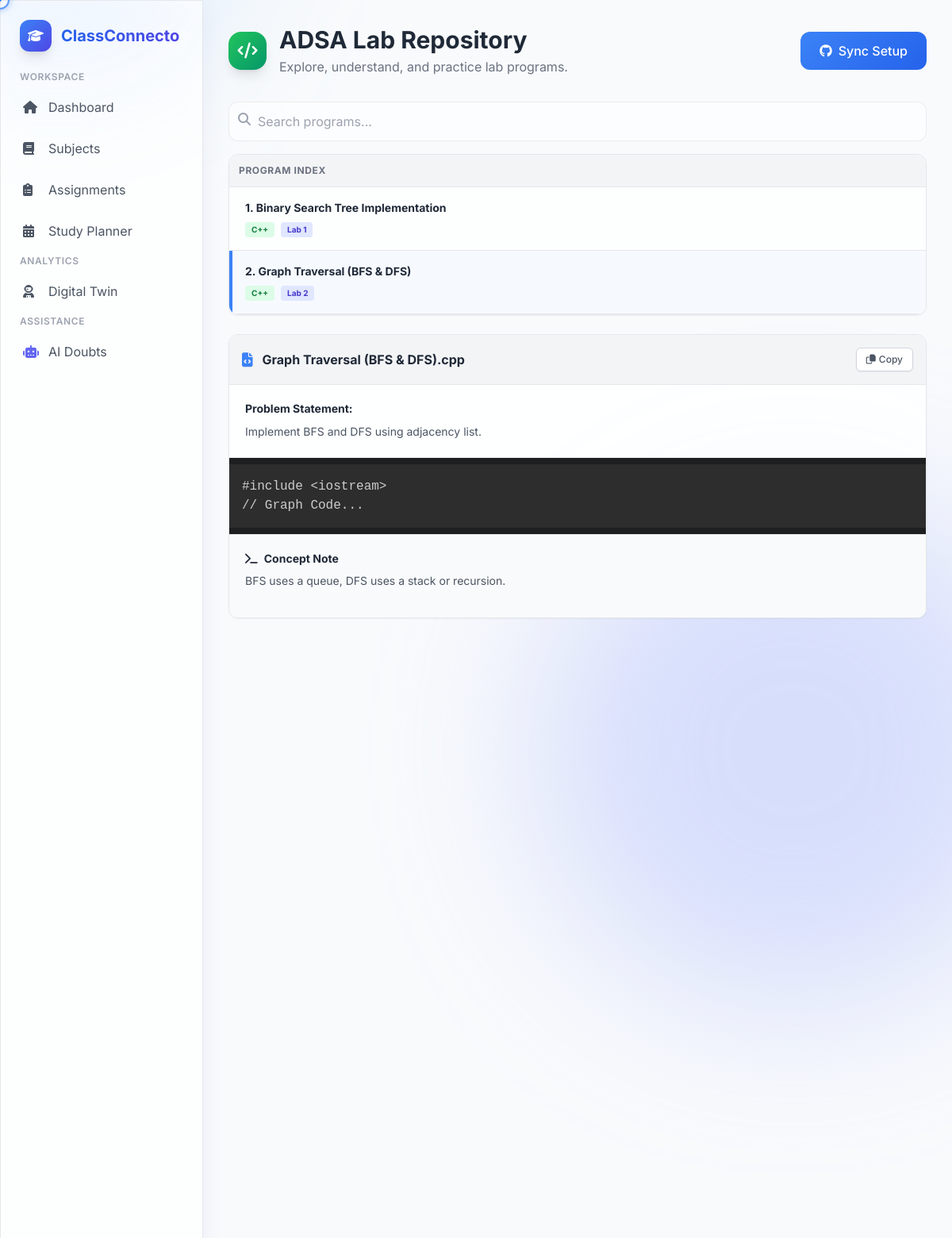
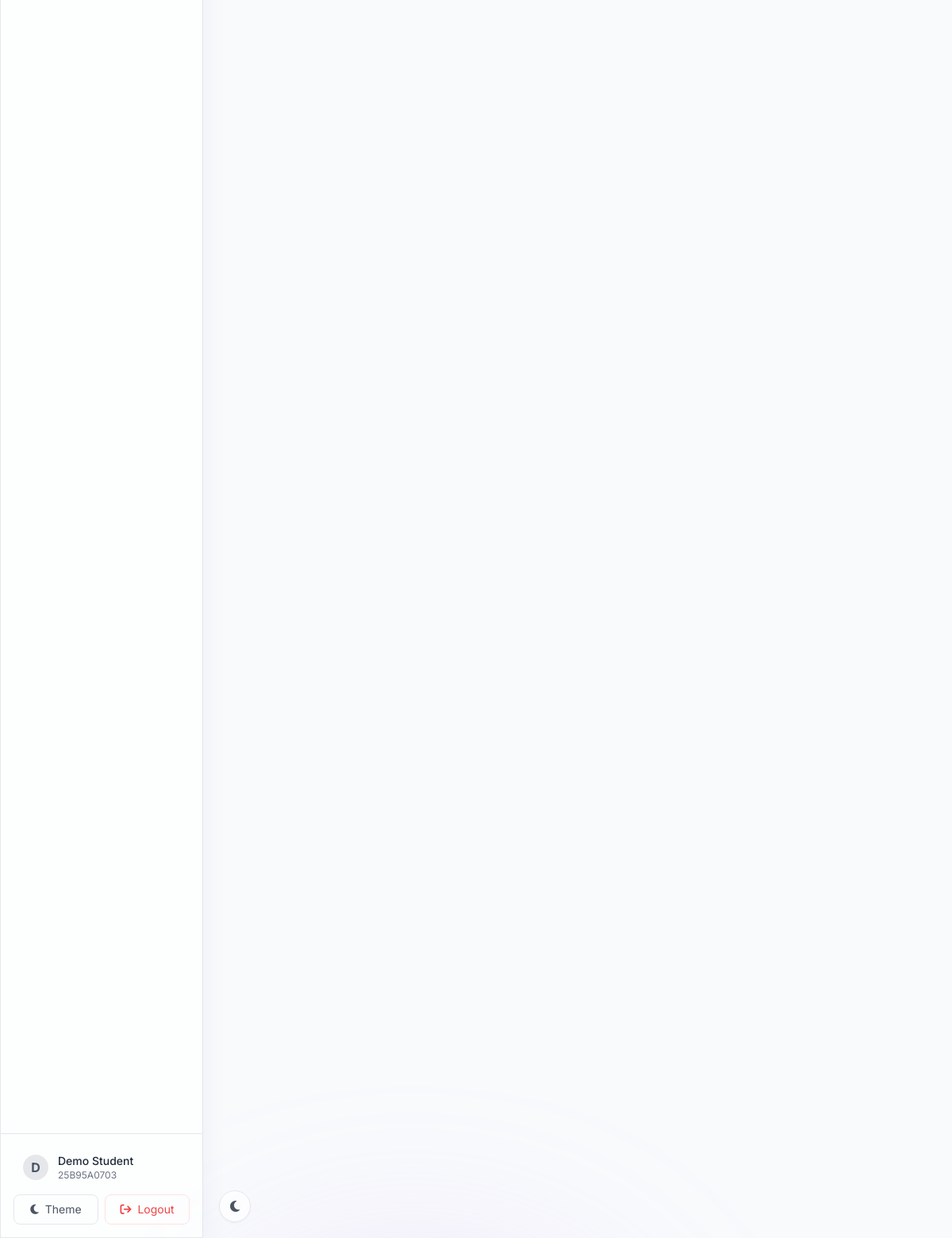
Page /lab.php?id=ADSAL&pid=2 (signed in) on the committed database (2 pictures, top to bottom).
### tables this page shows
CREATE TABLE `subjects` (
  `id` int(11) NOT NULL AUTO_INCREMENT,
  `name` varchar(100) NOT NULL,
  `code` varchar(20) NOT NULL,
  `type` enum('theory','lab') DEFAULT 'theory',
  `theory_subject_id` int(11) DEFAULT NULL,
  `created_at` timestamp NOT NULL DEFAULT current_timestamp(),
  PRIMARY KEY (`id`),
  KEY `theory_subject_id` (`theory_subject_id`),
  CONSTRAINT `subjects_ibfk_1` FOREIGN KEY (`theory_subject_id`) REFERENCES `subjects` (`id`) ON DELETE SET NULL
);

CREATE TABLE `programs` (
  `id` int(11) NOT NULL AUTO_INCREMENT,
  `subject_id` int(11) NOT NULL,
  `title` varchar(200) NOT NULL,
  `problem_statement` text DEFAULT NULL,
  `source_code` text NOT NULL,
  `explanation` text DEFAULT NULL,
  `output_screenshot_path` varchar(255) DEFAULT NULL,
  `created_at` timestamp NOT NULL DEFAULT current_timestamp(),
  PRIMARY KEY (`id`),
  KEY `subject_id` (`subject_id`),
  CONSTRAINT `programs_ibfk_1` FOREIGN KEY (`subject_id`) REFERENCES `subjects` (`id`) ON DELETE CASCADE
);

### lab.php (the view, shortened to what this page needs)
<?php
require_once 'db/connection.php';
$lab_code = $_GET['id'] ?? 'ADSAL';
$stmt = $pdo->prepare("SELECT * FROM subjects WHERE code = :code LIMIT 1");
$stmt->execute(['code' => $lab_code]);
$lab = $stmt->fetch();
$lab_id = $lab['id'];
$lab_name = $lab['name'];
$stmt = $pdo->prepare("SELECT * FROM programs WHERE subject_id = :sid ORDER BY id ASC");
$stmt->execute(['sid' => $lab_id]);
$programs = $stmt->fetchAll();
$active_pid = $_GET['pid'] ?? (!empty($programs) ? $programs[0]['id'] : null);
$active_program = null;
if($active_pid) {
    foreach($programs as $p) {
        if($p['id'] == $active_pid) {
            $active_program = $p;
            break;
        }
    }
}
?>
<!DOCTYPE html>
<html lang="en">
<head>
    <script src="https://cdn.tailwindcss.com"></script>
    <link rel="stylesheet" href="assets/css/style.css">
    <link rel="stylesheet" href="https://cdnjs.cloudflare.com/ajax/libs/font-awesome/6.4.0/css/all.min.css">
    <link href="https://cdnjs.cloudflare.com/ajax/libs/prism/1.29.0/themes/prism-tomorrow.min.css" rel="stylesheet" />
</head>
<body class="flex transition-colors duration-300">
    <?php include 'components/background.php'; ?>
    <?php include 'components/sidebar.php'; ?>
    <main class="ml-64 flex-1 h-screen overflow-y-auto w-full p-8 relative z-10">
        <header class="mb-8 flex justify-between items-center">
             <div class="flex items-center gap-4">
                 <div class="w-12 h-12 rounded-2xl bg-gradient-to-br from-green-500 to-emerald-600 flex items-center justify-center text-white shadow-lg">
                    <i class="fa-solid fa-code text-xl"></i>
                </div>
                <div>
                    <h1 class="text-3xl font-bold text-gray-800 dark:text-white"><?= htmlspecialchars($lab_name) ?> Repository</h1>
                    <p class="text-gray-500 dark:text-gray-400 mt-1">Explore, understand, and practice lab programs.</p>
                </div>
            </div>
            <div class="flex gap-3">
                <button class="btn-primary flex items-center gap-2">
                    <i class="fa-brands fa-github"></i> Sync Setup
                </button>
            </div>
        </header>
        <div class="flex flex-col xl:flex-row gap-6">
            <div class="xl:w-1/3 space-y-3">
                <div class="relative mb-4">
                    <i class="fa-solid fa-search absolute left-3 top-3.5 text-gray-400"></i>
                    <input type="text" class="input-glass pl-9 w-full bg-white/50 dark:bg-gray-800" placeholder="Search programs...">
                </div>
                <div class="glass rounded-xl border border-gray-200 dark:border-gray-700 overflow-hidden shadow-sm">
                    <div class="p-3 bg-gray-100 dark:bg-gray-800 border-b border-gray-200 dark:border-gray-700 text-xs font-bold text-gray-500 uppercase tracking-wider">
                        Program Index
                    </div>
                    <?php foreach($programs as $index => $p):
                        $isActive = ($p['id'] == $active_pid);
                        $bgClass = $isActive ? 'bg-blue-50/50 dark:bg-blue-900/10 border-l-4 border-l-blue-500' : 'hover:bg-gray-50 dark:hover:bg-gray-800/50 transition-colors border-l-4 border-l-transparent';
                    ?>
                    <a href="lab.php?id=<?= $lab_code ?>&pid=<?= $p['id'] ?>" class="block p-4 border-b border-gray-200 dark:border-gray-700 <?= $bgClass ?>">
                        <h4 class="font-bold text-gray-800 dark:text-white text-sm"><?= ($index+1) . ". " . htmlspecialchars($p['title']) ?></h4>
                        <div class="flex gap-2 mt-2">
                             <span class="text-[10px] bg-green-100 text-green-700 px-2 py-0.5 rounded font-bold">C++</span>
                             <span class="text-[10px] bg-indigo-100 text-indigo-700 px-2 py-0.5 rounded font-bold">Lab <?= ($index+1) ?></span>
                        </div>
                    </a>
                    <?php endforeach; ?>
                </div>
            </div>
            <div class="xl:w-2/3 glass rounded-xl border border-gray-200 dark:border-gray-700 shadow-sm flex flex-col overflow-hidden h-max">
                <?php if($active_program): ?>
                <div class="bg-gray-100 dark:bg-gray-800 p-4 border-b border-gray-200 dark:border-gray-700 flex justify-between items-center">
                     <div class="flex items-center gap-3">
                         <i class="fa-solid fa-file-code text-blue-500 text-lg"></i>
                         <h3 class="font-bold text-gray-800 dark:text-white"><?= htmlspecialchars($active_program['title']) ?>.cpp</h3>
                     </div>
                     <div class="flex items-center gap-2">
                         <button onclick="copyCode()" class="bg-white dark:bg-gray-700 text-gray-600 dark:text-gray-300 hover:bg-gray-50 dark:hover:bg-gray-600 border border-gray-300 dark:border-gray-600 px-3 py-1.5 rounded-md text-xs font-medium transition shadow-sm flex items-center gap-1">
                             <i class="fa-regular fa-copy"></i> Copy
                         </button>
                     </div>
                </div>
                <div class="p-5 border-b border-gray-100 dark:border-gray-800 bg-white/50 dark:bg-gray-900/50">
                     <h4 class="font-bold text-sm text-gray-800 dark:text-white mb-2">Problem Statement:</h4>
                     <p class="text-sm text-gray-600 dark:text-gray-400 leading-relaxed"><?= nl2br(htmlspecialchars($active_program['problem_statement'])) ?></p>
                </div>
                <div class="flex-1 bg-[#1d1f21] overflow-auto relative max-h-[500px]">
                    <pre><code class="language-cpp"><?= htmlspecialchars($active_program['source_code']) ?></code></pre>
                </div>
                <div class="bg-gray-50 dark:bg-gray-800 p-5 border-t border-gray-200 dark:border-gray-700">
                    <h4 class="font-bold text-sm text-gray-800 dark:text-white mb-2 flex items-center gap-2">
                         <i class="fa-solid fa-terminal"></i> Concept Note
                    </h4>
                    <p class="text-sm text-gray-600 dark:text-gray-400 mb-4"><?= nl2br(htmlspecialchars($active_program['explanation'])) ?></p>
                </div>
                <?php endif; ?>
            </div>
        </div>
        <br><br><br>
    </main>
    <button id="theme-toggle" class="fixed bottom-5 left-64 ml-5 w-10 h-10 rounded-full glass flex items-center justify-center text-gray-600 hover:text-blue-600 transition-colors z-50 shadow-sm border border-gray-200 dark:border-gray-700">
        <i class="fa-solid fa-moon"></i>
    </button>
</body>
</html>

### assets/css/style.css (style rules this page uses)
:root { --bg-light: #f8fafc; --bg-dark: #0f172a; --card-light: rgba(255, 255, 255, 0.7); --card-dark: rgba(30, 41, 59, 0.7); --border-light: rgba(255, 255, 255, 0.2); --border-dark: rgba(255, 255, 255, 0.05); }
body { font-family: 'Inter', sans-serif; background-color: var(--bg-light); color: #1e293b; transition: background-color 0.3s ease, color 0.3s ease; overflow-x: hidden; animation: fadeIn 0.6s ease-out forwards; }
*, *::before, *::after { cursor: none !important; }
.glass { background: var(--card-light); backdrop-filter: blur(12px); -webkit-backdrop-filter: blur(12px); border: 1px solid var(--border-light); box-shadow: 0 8px 32px 0 rgba(31, 38, 135, 0.05); }
html { background-color: #f8fafc; }
body { background: transparent !important; }
.input-glass { background: rgba(255, 255, 255, 0.5); border: 1px solid rgba(200, 200, 200, 0.3); border-radius: 0.75rem; padding: 0.75rem 1rem; width: 100%; outline: none; transition: all 0.2s; }
.btn-primary { background: linear-gradient(135deg, #3b82f6 0%, #2563eb 100%); color: white; padding: 0.75rem 1.5rem; border-radius: 0.75rem; font-weight: 500; transition: opacity 0.2s, transform 0.2s; border: none; cursor: pointer; }

### rows in the picture
subjects: name "ADSA Lab"
programs: title "Binary Search Tree Implementation"
programs: title "Graph Traversal (BFS & DFS)", problem_statement "Implement BFS and DFS using adjacency list.", explanation "BFS uses a queue, DFS uses a stack or recursion."

### other values in the picture
substr($_SESSION['full_name'] ?? 'U', 0, 1) "D"
$_SESSION['full_name'] "Demo Student"
$_SESSION['reg_number'] "25B95A0703"
